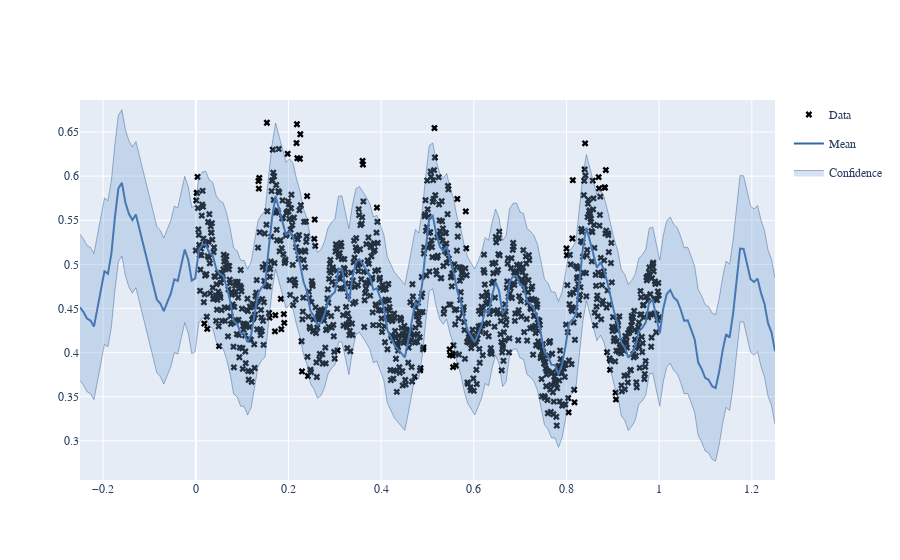

Notebook code for this chart:
### Code cell
#kernel_rbf = GPy.kern.RBF(input_dim=1, variance=5, lengthscale=0.1)
#kernel_brownian = GPy.kern.Brownian(input_dim=3, variance=10)
#kernel_lin = GPy.kern.Linear(input_dim=1)
kernel = GPy.kern.StdPeriodic(1, period=0.1) + GPy.kern.StdPeriodic(1, period=0.03) + GPy.kern.Linear(input_dim=1)

m = GPy.models.GPRegression(X_timestamps_normalized,y_normalized,kernel, normalizer=True)

m.optimize(messages=True)
#m.optimize_restarts(num_restarts = 1)

fig = m.plot(title='1d_gp')
GPy.plotting.show(fig, filename='1d_gp')

### Figure 1 — Plotly figure (JSON) as saved in the notebook; plotly's stock layout.template omitted (floating-point values rounded to 4 significant figures; data arrays with more than 128 entries replaced by an {"elided": "..."} marker saying what was removed)
{"data": [{"marker": {"color": "black", "symbol": "x"}, "mode": "markers", "name": "Data", "showlegend": true, "type": "scatter", "x": {"elided": "1096 float values"}, "xaxis": "x", "y": {"elided": "1096 float values"}, "yaxis": "y"}, {"line": {"color": "#3465a4", "width": 2}, "mode": "lines", "name": "Mean", "showlegend": true, "type": "scatter", "x": {"elided": "200 float values"}, "xaxis": "x", "y": {"elided": "200 float values"}, "yaxis": "y"}, {"fillcolor": "rgba(114, 159, 207, 0.3)", "legendgroup": "Confidence_fill_(1,1)", "line": {"color": "#204a87", "width": 0.4}, "mode": "lines", "name": "Confidence", "opacity": 0.3, "showlegend": false, "type": "scatter", "x": {"elided": "200 float values"}, "xaxis": "x", "y": {"elided": "200 float values"}, "yaxis": "y"}, {"fill": "tonextx", "fillcolor": "rgba(114, 159, 207, 0.3)", "legendgroup": "Confidence_fill_(1,1)", "line": {"color": "#204a87", "width": 0.4}, "mode": "lines", "name": "Confidence", "opacity": 0.3, "showlegend": true, "type": "scatter", "x": {"elided": "200 float values"}, "xaxis": "x", "y": {"elided": "200 float values"}, "yaxis": "y"}], "layout": {"font": {"family": "Raleway, sans-serif"}, "showlegend": true, "xaxis": {"anchor": "y", "domain": [0, 1]}, "yaxis": {"anchor": "x", "domain": [0, 1]}}}
